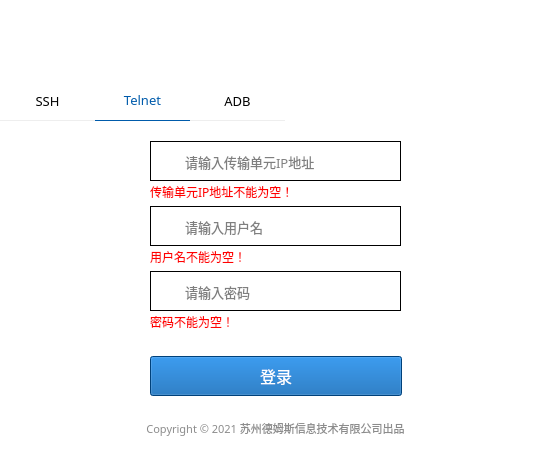
<?xml version="1.0" encoding="UTF-8"?>
<ui version="4.0">
 <class>MainWindow</class>
 <widget class="QMainWindow" name="MainWindow">
  <property name="windowModality">
   <enum>Qt::NonModal</enum>
  </property>
  <property name="geometry">
   <rect>
    <x>0</x>
    <y>0</y>
    <width>550</width>
    <height>460</height>
   </rect>
  </property>
  <property name="sizePolicy">
   <sizepolicy hsizetype="Preferred" vsizetype="Preferred">
    <horstretch>0</horstretch>
    <verstretch>0</verstretch>
   </sizepolicy>
  </property>
  <property name="minimumSize">
   <size>
    <width>550</width>
    <height>460</height>
   </size>
  </property>
  <property name="maximumSize">
   <size>
    <width>550</width>
    <height>460</height>
   </size>
  </property>
  <property name="font">
   <font>
    <family>微软雅黑</family>
   </font>
  </property>
  <property name="windowTitle">
   <string>传输单元服务部署工具</string>
  </property>
  <property name="windowIcon">
   <iconset>
    <normaloff>../resource/icon.ico</normaloff>../resource/icon.ico</iconset>
  </property>
  <property name="styleSheet">
   <string notr="true">background-color:white;</string>
  </property>
  <widget class="QWidget" name="centralwidget">
   <widget class="QTabWidget" name="connectMethod">
    <property name="geometry">
     <rect>
      <x>0</x>
      <y>80</y>
      <width>551</width>
      <height>301</height>
     </rect>
    </property>
    <property name="sizePolicy">
     <sizepolicy hsizetype="Expanding" vsizetype="Expanding">
      <horstretch>0</horstretch>
      <verstretch>0</verstretch>
     </sizepolicy>
    </property>
    <property name="font">
     <font>
      <family>微软雅黑</family>
      <pointsize>10</pointsize>
     </font>
    </property>
    <property name="focusPolicy">
     <enum>Qt::TabFocus</enum>
    </property>
    <property name="toolTip">
     <string>&lt;html&gt;&lt;head/&gt;&lt;body&gt;&lt;p&gt;&lt;br/&gt;&lt;/p&gt;&lt;/body&gt;&lt;/html&gt;</string>
    </property>
    <property name="toolTipDuration">
     <number>-2</number>
    </property>
    <property name="styleSheet">
     <string notr="true">QTabWidget{
	background-color:transparent;
}
QTabWidget::tab-bar{
   alignment:center;
}
QTabWidget::pane{
    border:3px;
}
QTabBar::tab{
	background-color:transparent;
    min-width:95px;
    min-height:40px;
	border-bottom:1px solid #EEEEEE;
}
QTabBar::tab:hover{
    background:transparent;
	color:#005BAB;
}
QTabBar::tab:selected{
    border-color: black;
    background:transparent;
    color:#005BAB;
	border-bottom:1px solid #005BAB;
}</string>
    </property>
    <property name="tabShape">
     <enum>QTabWidget::Rounded</enum>
    </property>
    <property name="currentIndex">
     <number>1</number>
    </property>
    <widget class="QWidget" name="SSH">
     <attribute name="title">
      <string>SSH</string>
     </attribute>
     <widget class="QLineEdit" name="ssh_host">
      <property name="geometry">
       <rect>
        <x>150</x>
        <y>20</y>
        <width>251</width>
        <height>40</height>
       </rect>
      </property>
      <property name="font">
       <font>
        <family>微软雅黑</family>
        <pointsize>10</pointsize>
       </font>
      </property>
      <property name="styleSheet">
       <string notr="true">border:1px solid black;
padding:32px;</string>
      </property>
      <property name="text">
       <string/>
      </property>
      <property name="placeholderText">
       <string>请输入传输单元IP地址</string>
      </property>
     </widget>
     <widget class="QLineEdit" name="ssh_username">
      <property name="geometry">
       <rect>
        <x>150</x>
        <y>85</y>
        <width>251</width>
        <height>40</height>
       </rect>
      </property>
      <property name="font">
       <font>
        <family>微软雅黑</family>
        <pointsize>10</pointsize>
       </font>
      </property>
      <property name="styleSheet">
       <string notr="true">border:1px solid black;
padding:32px;</string>
      </property>
      <property name="placeholderText">
       <string>请输入用户名</string>
      </property>
     </widget>
     <widget class="QLabel" name="label_7">
      <property name="geometry">
       <rect>
        <x>162</x>
        <y>30</y>
        <width>14</width>
        <height>18</height>
       </rect>
      </property>
      <property name="styleSheet">
       <string notr="true">background:url(img/ip.png);</string>
      </property>
      <property name="text">
       <string/>
      </property>
     </widget>
     <widget class="QLabel" name="label_9">
      <property name="geometry">
       <rect>
        <x>160</x>
        <y>97</y>
        <width>14</width>
        <height>18</height>
       </rect>
      </property>
      <property name="styleSheet">
       <string notr="true">background:url(img/username.png);</string>
      </property>
      <property name="text">
       <string/>
      </property>
     </widget>
     <widget class="QLabel" name="label_10">
      <property name="geometry">
       <rect>
        <x>160</x>
        <y>162</y>
        <width>14</width>
        <height>17</height>
       </rect>
      </property>
      <property name="styleSheet">
       <string notr="true">background:url(img/password.png);</string>
      </property>
      <property name="text">
       <string/>
      </property>
     </widget>
     <widget class="QLineEdit" name="ssh_password">
      <property name="geometry">
       <rect>
        <x>150</x>
        <y>150</y>
        <width>251</width>
        <height>40</height>
       </rect>
      </property>
      <property name="font">
       <font>
        <family>微软雅黑</family>
        <pointsize>10</pointsize>
       </font>
      </property>
      <property name="styleSheet">
       <string notr="true">border:1px solid black;
padding:32px;</string>
      </property>
      <property name="text">
       <string/>
      </property>
      <property name="echoMode">
       <enum>QLineEdit::Password</enum>
      </property>
      <property name="placeholderText">
       <string>请输入密码</string>
      </property>
     </widget>
     <widget class="QLabel" name="ssh_ip_label">
      <property name="geometry">
       <rect>
        <x>150</x>
        <y>60</y>
        <width>251</width>
        <height>21</height>
       </rect>
      </property>
      <property name="font">
       <font>
        <family>微软雅黑</family>
       </font>
      </property>
      <property name="styleSheet">
       <string notr="true">color:red;</string>
      </property>
      <property name="text">
       <string>传输单元IP地址不能为空！</string>
      </property>
     </widget>
     <widget class="QLabel" name="ssh_username_label">
      <property name="geometry">
       <rect>
        <x>150</x>
        <y>125</y>
        <width>251</width>
        <height>21</height>
       </rect>
      </property>
      <property name="font">
       <font>
        <family>微软雅黑</family>
       </font>
      </property>
      <property name="styleSheet">
       <string notr="true">color:red;</string>
      </property>
      <property name="text">
       <string>用户名不能为空！</string>
      </property>
     </widget>
     <widget class="QLabel" name="ssh_password_label">
      <property name="geometry">
       <rect>
        <x>150</x>
        <y>190</y>
        <width>251</width>
        <height>21</height>
       </rect>
      </property>
      <property name="font">
       <font>
        <family>微软雅黑</family>
       </font>
      </property>
      <property name="styleSheet">
       <string notr="true">color:red;</string>
      </property>
      <property name="text">
       <string>密码不能为空！</string>
      </property>
     </widget>
    </widget>
    <widget class="QWidget" name="Telnet">
     <property name="toolTipDuration">
      <number>-1</number>
     </property>
     <attribute name="title">
      <string>Telnet</string>
     </attribute>
     <widget class="QLabel" name="label_38">
      <property name="geometry">
       <rect>
        <x>160</x>
        <y>30</y>
        <width>14</width>
        <height>18</height>
       </rect>
      </property>
      <property name="styleSheet">
       <string notr="true">background:url(img/ip.png);</string>
      </property>
      <property name="text">
       <string/>
      </property>
     </widget>
     <widget class="QLabel" name="label_39">
      <property name="geometry">
       <rect>
        <x>160</x>
        <y>162</y>
        <width>14</width>
        <height>17</height>
       </rect>
      </property>
      <property name="styleSheet">
       <string notr="true">background:url(img/password.png);</string>
      </property>
      <property name="text">
       <string/>
      </property>
     </widget>
     <widget class="QLabel" name="label_40">
      <property name="geometry">
       <rect>
        <x>160</x>
        <y>97</y>
        <width>14</width>
        <height>18</height>
       </rect>
      </property>
      <property name="styleSheet">
       <string notr="true">background:url(img/username.png);</string>
      </property>
      <property name="text">
       <string/>
      </property>
     </widget>
     <widget class="QLineEdit" name="telnet_host">
      <property name="geometry">
       <rect>
        <x>150</x>
        <y>20</y>
        <width>251</width>
        <height>40</height>
       </rect>
      </property>
      <property name="font">
       <font>
        <family>微软雅黑</family>
        <pointsize>10</pointsize>
       </font>
      </property>
      <property name="styleSheet">
       <string notr="true">border:1px solid black;
padding:32px;</string>
      </property>
      <property name="text">
       <string/>
      </property>
      <property name="placeholderText">
       <string>请输入传输单元IP地址</string>
      </property>
     </widget>
     <widget class="QLineEdit" name="telnet_username">
      <property name="geometry">
       <rect>
        <x>150</x>
        <y>85</y>
        <width>251</width>
        <height>40</height>
       </rect>
      </property>
      <property name="font">
       <font>
        <family>微软雅黑</family>
        <pointsize>10</pointsize>
       </font>
      </property>
      <property name="styleSheet">
       <string notr="true">border:1px solid black;
padding:32px;</string>
      </property>
      <property name="placeholderText">
       <string>请输入用户名</string>
      </property>
     </widget>
     <widget class="QLineEdit" name="telnet_password">
      <property name="geometry">
       <rect>
        <x>150</x>
        <y>150</y>
        <width>251</width>
        <height>40</height>
       </rect>
      </property>
      <property name="font">
       <font>
        <family>微软雅黑</family>
        <pointsize>10</pointsize>
       </font>
      </property>
      <property name="styleSheet">
       <string notr="true">border:1px solid black;
padding:32px;</string>
      </property>
      <property name="text">
       <string/>
      </property>
      <property name="echoMode">
       <enum>QLineEdit::Password</enum>
      </property>
      <property name="placeholderText">
       <string>请输入密码</string>
      </property>
     </widget>
     <widget class="QLabel" name="telnet_ip_label">
      <property name="geometry">
       <rect>
        <x>150</x>
        <y>60</y>
        <width>251</width>
        <height>21</height>
       </rect>
      </property>
      <property name="font">
       <font>
        <family>微软雅黑</family>
       </font>
      </property>
      <property name="styleSheet">
       <string notr="true">color:red;</string>
      </property>
      <property name="text">
       <string>传输单元IP地址不能为空！</string>
      </property>
     </widget>
     <widget class="QLabel" name="telnet_username_label">
      <property name="geometry">
       <rect>
        <x>150</x>
        <y>125</y>
        <width>251</width>
        <height>21</height>
       </rect>
      </property>
      <property name="font">
       <font>
        <family>微软雅黑</family>
       </font>
      </property>
      <property name="styleSheet">
       <string notr="true">color:red;</string>
      </property>
      <property name="text">
       <string>用户名不能为空！</string>
      </property>
     </widget>
     <widget class="QLabel" name="telnet_password_label">
      <property name="geometry">
       <rect>
        <x>150</x>
        <y>190</y>
        <width>251</width>
        <height>21</height>
       </rect>
      </property>
      <property name="font">
       <font>
        <family>微软雅黑</family>
       </font>
      </property>
      <property name="styleSheet">
       <string notr="true">color:red;</string>
      </property>
      <property name="text">
       <string>密码不能为空！</string>
      </property>
     </widget>
    </widget>
    <widget class="QWidget" name="ADB">
     <attribute name="title">
      <string>ADB</string>
     </attribute>
     <widget class="QComboBox" name="device_id">
      <property name="geometry">
       <rect>
        <x>120</x>
        <y>20</y>
        <width>201</width>
        <height>40</height>
       </rect>
      </property>
      <property name="font">
       <font>
        <family>微软雅黑</family>
        <pointsize>10</pointsize>
       </font>
      </property>
      <property name="styleSheet">
       <string notr="true">QComboBox::drop-down {
     subcontrol-origin: padding;
     subcontrol- position :  top  right ;
     width :  20px ;
      border-left-width :  0px ;

}
 
QComboBox::down-arrow {
     image:url(img/arrow.png);
}</string>
      </property>
      <property name="editable">
       <bool>true</bool>
      </property>
     </widget>
     <widget class="QPushButton" name="open_port">
      <property name="geometry">
       <rect>
        <x>330</x>
        <y>93</y>
        <width>101</width>
        <height>38</height>
       </rect>
      </property>
      <property name="font">
       <font>
        <family>微软雅黑</family>
        <pointsize>10</pointsize>
       </font>
      </property>
      <property name="styleSheet">
       <string notr="true">QPushButton{
        text-align:center;
        color:white;
        background-color:rgb(0, 91, 171);
}
QPushButton:hover{
        background-color:rgb(24, 91, 171);
}</string>
      </property>
      <property name="text">
       <string>开启无线连接</string>
      </property>
     </widget>
     <widget class="QPushButton" name="read_devices">
      <property name="geometry">
       <rect>
        <x>330</x>
        <y>20</y>
        <width>101</width>
        <height>38</height>
       </rect>
      </property>
      <property name="font">
       <font>
        <family>微软雅黑</family>
        <pointsize>10</pointsize>
       </font>
      </property>
      <property name="styleSheet">
       <string notr="true">QPushButton{
        text-align:center;
        color:white;
        background-color:rgb(0, 91, 171);
}
QPushButton:hover{
        background-color:rgb(24, 91, 171);
}</string>
      </property>
      <property name="text">
       <string>读取设备</string>
      </property>
     </widget>
     <widget class="QSpinBox" name="adb_port">
      <property name="geometry">
       <rect>
        <x>180</x>
        <y>92</y>
        <width>141</width>
        <height>40</height>
       </rect>
      </property>
      <property name="font">
       <font>
        <family>微软雅黑</family>
        <pointsize>10</pointsize>
       </font>
      </property>
      <property name="toolTip">
       <string extracomment="端口范围:1024-65535"/>
      </property>
      <property name="styleSheet">
       <string notr="true"/>
      </property>
      <property name="minimum">
       <number>1024</number>
      </property>
      <property name="maximum">
       <number>65535</number>
      </property>
      <property name="value">
       <number>5555</number>
      </property>
     </widget>
     <widget class="QLabel" name="label">
      <property name="geometry">
       <rect>
        <x>120</x>
        <y>107</y>
        <width>13</width>
        <height>13</height>
       </rect>
      </property>
      <property name="styleSheet">
       <string notr="true">background:url(img/port.png);</string>
      </property>
      <property name="text">
       <string/>
      </property>
     </widget>
     <widget class="QLabel" name="label_2">
      <property name="geometry">
       <rect>
        <x>140</x>
        <y>97</y>
        <width>31</width>
        <height>31</height>
       </rect>
      </property>
      <property name="font">
       <font>
        <family>微软雅黑</family>
        <pointsize>10</pointsize>
       </font>
      </property>
      <property name="text">
       <string>端口</string>
      </property>
     </widget>
     <widget class="QLineEdit" name="device_ip">
      <property name="geometry">
       <rect>
        <x>150</x>
        <y>150</y>
        <width>171</width>
        <height>40</height>
       </rect>
      </property>
      <property name="font">
       <font>
        <family>微软雅黑</family>
        <pointsize>10</pointsize>
       </font>
      </property>
      <property name="styleSheet">
       <string notr="true">border:1px solid black;
border-left:0px solid white;</string>
      </property>
      <property name="text">
       <string/>
      </property>
      <property name="placeholderText">
       <string>请输入传输单元IP地址</string>
      </property>
     </widget>
     <widget class="QLabel" name="label_26">
      <property name="geometry">
       <rect>
        <x>120</x>
        <y>150</y>
        <width>32</width>
        <height>40</height>
       </rect>
      </property>
      <property name="styleSheet">
       <string notr="true">border:1px solid black;
border-right:0px solid white;</string>
      </property>
      <property name="text">
       <string/>
      </property>
     </widget>
     <widget class="QLabel" name="label_41">
      <property name="geometry">
       <rect>
        <x>130</x>
        <y>160</y>
        <width>14</width>
        <height>18</height>
       </rect>
      </property>
      <property name="styleSheet">
       <string notr="true">background:url(img/ip.png);</string>
      </property>
      <property name="text">
       <string/>
      </property>
     </widget>
     <widget class="QPushButton" name="connect_remote_ip">
      <property name="geometry">
       <rect>
        <x>330</x>
        <y>151</y>
        <width>101</width>
        <height>38</height>
       </rect>
      </property>
      <property name="font">
       <font>
        <family>微软雅黑</family>
        <pointsize>10</pointsize>
       </font>
      </property>
      <property name="styleSheet">
       <string notr="true">QPushButton{
        text-align:center;
        color:white;
        background-color:rgb(0, 91, 171);
}
QPushButton:hover{
        background-color:rgb(24, 91, 171);
}</string>
      </property>
      <property name="text">
       <string>无线连接</string>
      </property>
     </widget>
     <widget class="QLabel" name="adb_ip_label">
      <property name="geometry">
       <rect>
        <x>120</x>
        <y>190</y>
        <width>201</width>
        <height>21</height>
       </rect>
      </property>
      <property name="font">
       <font>
        <family>微软雅黑</family>
       </font>
      </property>
      <property name="styleSheet">
       <string notr="true">color:red;</string>
      </property>
      <property name="text">
       <string>传输单元IP地址不能为空！</string>
      </property>
     </widget>
     <widget class="Line" name="line">
      <property name="geometry">
       <rect>
        <x>120</x>
        <y>68</y>
        <width>131</width>
        <height>16</height>
       </rect>
      </property>
      <property name="styleSheet">
       <string notr="true">color:red;</string>
      </property>
      <property name="orientation">
       <enum>Qt::Horizontal</enum>
      </property>
     </widget>
     <widget class="QLabel" name="label_11">
      <property name="geometry">
       <rect>
        <x>250</x>
        <y>69</y>
        <width>54</width>
        <height>12</height>
       </rect>
      </property>
      <property name="font">
       <font>
        <family>微软雅黑</family>
       </font>
      </property>
      <property name="styleSheet">
       <string notr="true">background:transparent;color:#999999</string>
      </property>
      <property name="text">
       <string>选填</string>
      </property>
      <property name="alignment">
       <set>Qt::AlignCenter</set>
      </property>
     </widget>
     <widget class="Line" name="line_2">
      <property name="geometry">
       <rect>
        <x>300</x>
        <y>70</y>
        <width>131</width>
        <height>10</height>
       </rect>
      </property>
      <property name="styleSheet">
       <string notr="true">color:red;</string>
      </property>
      <property name="orientation">
       <enum>Qt::Horizontal</enum>
      </property>
     </widget>
    </widget>
   </widget>
   <widget class="QPushButton" name="loginBtn">
    <property name="geometry">
     <rect>
      <x>150</x>
      <y>356</y>
      <width>252</width>
      <height>40</height>
     </rect>
    </property>
    <property name="font">
     <font>
      <family>微软雅黑</family>
      <pointsize>12</pointsize>
     </font>
    </property>
    <property name="styleSheet">
     <string notr="true">QPushButton{
        text-align:center;
        color:white;
        background-color:rgb(0, 91, 171);
}
QPushButton:hover{A
        background-color:rgb(24, 91, 171);
}</string>
    </property>
    <property name="text">
     <string>登录</string>
    </property>
   </widget>
   <widget class="QLabel" name="label_8">
    <property name="geometry">
     <rect>
      <x>120</x>
      <y>418</y>
      <width>311</width>
      <height>21</height>
     </rect>
    </property>
    <property name="sizePolicy">
     <sizepolicy hsizetype="Expanding" vsizetype="Expanding">
      <horstretch>0</horstretch>
      <verstretch>0</verstretch>
     </sizepolicy>
    </property>
    <property name="font">
     <font>
      <family>微软雅黑</family>
      <pointsize>8</pointsize>
     </font>
    </property>
    <property name="styleSheet">
     <string notr="true">color:rgb(140, 140, 140);</string>
    </property>
    <property name="text">
     <string>Copyright © 2021 苏州德姆斯信息技术有限公司出品</string>
    </property>
    <property name="alignment">
     <set>Qt::AlignCenter</set>
    </property>
   </widget>
   <widget class="QLabel" name="label_3">
    <property name="geometry">
     <rect>
      <x>20</x>
      <y>20</y>
      <width>104</width>
      <height>28</height>
     </rect>
    </property>
    <property name="styleSheet">
     <string notr="true">background:url(img/logo.png);</string>
    </property>
    <property name="text">
     <string/>
    </property>
   </widget>
   <widget class="QLabel" name="message">
    <property name="geometry">
     <rect>
      <x>130</x>
      <y>20</y>
      <width>291</width>
      <height>30</height>
     </rect>
    </property>
    <property name="styleSheet">
     <string notr="true"/>
    </property>
    <property name="text">
     <string/>
    </property>
   </widget>
  </widget>
  <widget class="QStatusBar" name="statusbar"/>
 </widget>
 <resources/>
 <connections/>
</ui>
